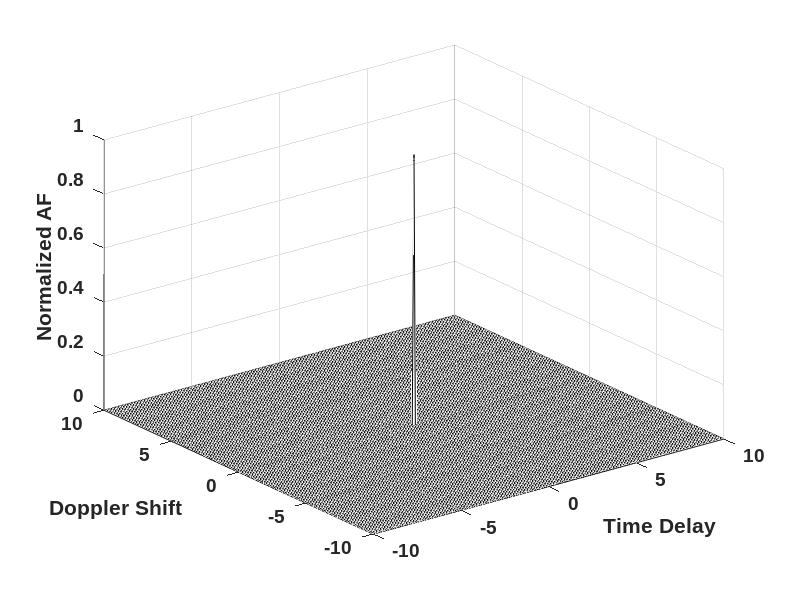

This chart was generated by the following MATLAB code:
%----------------------------------------------------------------
% This code can be used to generate Figure 3.9
%----------------------------------------------------------------
clear all
close all

tau=-10:.1:10; fd=tau;L=length(fd);
dummy=ones(L,L);
ideal=fftshift(ifft2(dummy));
mesh(tau,fd,abs(ideal));
colormap(gray)
set(gca,'FontName', 'Arial', 'FontSize',14,'FontWeight','Bold');
xlabel ('Time Delay')
ylabel ('Doppler Shift')
zlabel ('Normalized AF')
